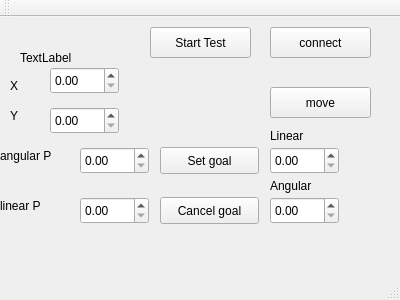
<?xml version="1.0" encoding="UTF-8"?>
<ui version="4.0">
 <class>MainWindow</class>
 <widget class="QMainWindow" name="MainWindow">
  <property name="geometry">
   <rect>
    <x>0</x>
    <y>0</y>
    <width>400</width>
    <height>300</height>
   </rect>
  </property>
  <property name="windowTitle">
   <string>MainWindow</string>
  </property>
  <widget class="QWidget" name="centralWidget">
   <widget class="QPushButton" name="pushButton">
    <property name="geometry">
     <rect>
      <x>270</x>
      <y>10</y>
      <width>101</width>
      <height>31</height>
     </rect>
    </property>
    <property name="text">
     <string>connect</string>
    </property>
   </widget>
   <widget class="QLabel" name="label">
    <property name="geometry">
     <rect>
      <x>20</x>
      <y>30</y>
      <width>68</width>
      <height>21</height>
     </rect>
    </property>
    <property name="text">
     <string>TextLabel</string>
    </property>
   </widget>
   <widget class="QPushButton" name="pushButton_2">
    <property name="geometry">
     <rect>
      <x>270</x>
      <y>70</y>
      <width>101</width>
      <height>31</height>
     </rect>
    </property>
    <property name="text">
     <string>move</string>
    </property>
   </widget>
   <widget class="QDoubleSpinBox" name="linearSpinBox">
    <property name="geometry">
     <rect>
      <x>270</x>
      <y>130</y>
      <width>69</width>
      <height>27</height>
     </rect>
    </property>
   </widget>
   <widget class="QDoubleSpinBox" name="angularSpinBox">
    <property name="geometry">
     <rect>
      <x>270</x>
      <y>180</y>
      <width>69</width>
      <height>27</height>
     </rect>
    </property>
   </widget>
   <widget class="QLabel" name="linearLabel">
    <property name="geometry">
     <rect>
      <x>270</x>
      <y>110</y>
      <width>67</width>
      <height>17</height>
     </rect>
    </property>
    <property name="text">
     <string>Linear</string>
    </property>
   </widget>
   <widget class="QLabel" name="angularLabel">
    <property name="geometry">
     <rect>
      <x>270</x>
      <y>160</y>
      <width>67</width>
      <height>17</height>
     </rect>
    </property>
    <property name="text">
     <string>Angular</string>
    </property>
   </widget>
   <widget class="QPushButton" name="startTestPushButton">
    <property name="geometry">
     <rect>
      <x>150</x>
      <y>10</y>
      <width>101</width>
      <height>31</height>
     </rect>
    </property>
    <property name="text">
     <string>Start Test</string>
    </property>
   </widget>
   <widget class="QDoubleSpinBox" name="XSpinBox">
    <property name="geometry">
     <rect>
      <x>50</x>
      <y>50</y>
      <width>69</width>
      <height>27</height>
     </rect>
    </property>
   </widget>
   <widget class="QDoubleSpinBox" name="YSpinBox">
    <property name="geometry">
     <rect>
      <x>50</x>
      <y>90</y>
      <width>69</width>
      <height>27</height>
     </rect>
    </property>
   </widget>
   <widget class="QLabel" name="label_2">
    <property name="geometry">
     <rect>
      <x>10</x>
      <y>60</y>
      <width>67</width>
      <height>17</height>
     </rect>
    </property>
    <property name="text">
     <string>X</string>
    </property>
   </widget>
   <widget class="QLabel" name="label_3">
    <property name="geometry">
     <rect>
      <x>10</x>
      <y>90</y>
      <width>67</width>
      <height>17</height>
     </rect>
    </property>
    <property name="text">
     <string>Y</string>
    </property>
   </widget>
   <widget class="QDoubleSpinBox" name="angularPSpinBox">
    <property name="geometry">
     <rect>
      <x>80</x>
      <y>130</y>
      <width>69</width>
      <height>27</height>
     </rect>
    </property>
   </widget>
   <widget class="QDoubleSpinBox" name="linearPSpinBox">
    <property name="geometry">
     <rect>
      <x>80</x>
      <y>180</y>
      <width>69</width>
      <height>27</height>
     </rect>
    </property>
   </widget>
   <widget class="QLabel" name="label_4">
    <property name="geometry">
     <rect>
      <x>0</x>
      <y>130</y>
      <width>67</width>
      <height>17</height>
     </rect>
    </property>
    <property name="text">
     <string>angular P</string>
    </property>
   </widget>
   <widget class="QLabel" name="label_5">
    <property name="geometry">
     <rect>
      <x>0</x>
      <y>180</y>
      <width>67</width>
      <height>17</height>
     </rect>
    </property>
    <property name="text">
     <string>linear P</string>
    </property>
   </widget>
   <widget class="QPushButton" name="setNewGoalButton">
    <property name="geometry">
     <rect>
      <x>160</x>
      <y>130</y>
      <width>99</width>
      <height>27</height>
     </rect>
    </property>
    <property name="text">
     <string>Set goal</string>
    </property>
   </widget>
   <widget class="QPushButton" name="cancelGoalButton">
    <property name="geometry">
     <rect>
      <x>160</x>
      <y>180</y>
      <width>99</width>
      <height>27</height>
     </rect>
    </property>
    <property name="text">
     <string>Cancel goal</string>
    </property>
   </widget>
  </widget>
  <widget class="QMenuBar" name="menuBar">
   <property name="geometry">
    <rect>
     <x>0</x>
     <y>0</y>
     <width>400</width>
     <height>25</height>
    </rect>
   </property>
  </widget>
  <widget class="QToolBar" name="mainToolBar">
   <attribute name="toolBarArea">
    <enum>TopToolBarArea</enum>
   </attribute>
   <attribute name="toolBarBreak">
    <bool>false</bool>
   </attribute>
  </widget>
  <widget class="QStatusBar" name="statusBar"/>
 </widget>
 <layoutdefault spacing="6" margin="11"/>
 <resources/>
 <connections/>
</ui>
